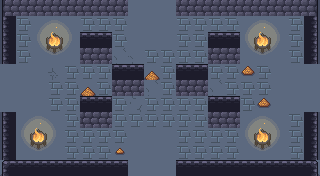

A 2D game scene composited from a Tiled map and its tileset images. What follows is a short description and the map's XML, with every tile layer's data as written:
An orthogonal 20x11 tile map with 16x16 px tiles, 6 tile layers (ground, dressing, decor, walls, ...), 5 tilesets and 12 objects (5x ENTRY, 5x ENEMY, 2x PROP).

<map version="1.10" tiledversion="1.10.2" orientation="orthogonal" renderorder="right-down" width="20" height="11" tilewidth="16" tileheight="16" infinite="0" nextlayerid="8" nextobjectid="13">
 <tileset firstgid="1" name="wall" tilewidth="16" tileheight="16" tilecount="493" columns="17">
  <image source="../../../gfx/tiles/cove/walls_floor.png" width="272" height="464" />
 </tileset>
 <tileset firstgid="494" name="cracks" tilewidth="16" tileheight="16" tilecount="120" columns="8">
  <image source="../../../gfx/tiles/cove/cracks_floor.png" width="128" height="240" />
 </tileset>
 <tileset firstgid="614" name="wallcracks" tilewidth="16" tileheight="16" tilecount="256" columns="8">
  <image source="../../../gfx/tiles/cove/cracks_walls.png" width="128" height="512" />
 </tileset>
 <tileset firstgid="870" name="objects" tilewidth="16" tileheight="16" tilecount="216" columns="24">
  <image source="../../../gfx/tiles/cove/objects.png" width="384" height="144" />
 </tileset>
 <tileset firstgid="1086" name="fire" tilewidth="16" tileheight="16" tilecount="198" columns="11">
  <image source="../../../gfx/tiles/cove/fire.png" width="176" height="288" />
  <tile id="0">
   <animation>
    <frame tileid="0" duration="150" />
    <frame tileid="33" duration="150" />
    <frame tileid="66" duration="150" />
    <frame tileid="99" duration="150" />
    <frame tileid="132" duration="150" />
    <frame tileid="165" duration="150" />
   </animation>
  </tile>
  <tile id="1">
   <animation>
    <frame tileid="1" duration="150" />
    <frame tileid="34" duration="150" />
    <frame tileid="67" duration="150" />
    <frame tileid="100" duration="150" />
    <frame tileid="133" duration="150" />
    <frame tileid="166" duration="150" />
   </animation>
  </tile>
  <tile id="2">
   <animation>
    <frame tileid="2" duration="150" />
    <frame tileid="35" duration="150" />
    <frame tileid="68" duration="150" />
    <frame tileid="101" duration="150" />
    <frame tileid="134" duration="150" />
    <frame tileid="167" duration="150" />
   </animation>
  </tile>
  <tile id="3">
   <animation>
    <frame tileid="3" duration="150" />
    <frame tileid="36" duration="150" />
    <frame tileid="69" duration="150" />
    <frame tileid="102" duration="150" />
    <frame tileid="135" duration="150" />
    <frame tileid="168" duration="150" />
   </animation>
  </tile>
  <tile id="4">
   <animation>
    <frame tileid="4" duration="150" />
    <frame tileid="37" duration="150" />
    <frame tileid="70" duration="150" />
    <frame tileid="103" duration="150" />
    <frame tileid="136" duration="150" />
    <frame tileid="169" duration="150" />
   </animation>
  </tile>
  <tile id="5">
   <animation>
    <frame tileid="5" duration="150" />
    <frame tileid="38" duration="150" />
    <frame tileid="71" duration="150" />
    <frame tileid="104" duration="150" />
    <frame tileid="137" duration="150" />
    <frame tileid="170" duration="150" />
   </animation>
  </tile>
  <tile id="6">
   <animation>
    <frame tileid="6" duration="150" />
    <frame tileid="39" duration="150" />
    <frame tileid="72" duration="150" />
    <frame tileid="105" duration="150" />
    <frame tileid="138" duration="150" />
    <frame tileid="171" duration="150" />
   </animation>
  </tile>
  <tile id="7">
   <animation>
    <frame tileid="7" duration="150" />
    <frame tileid="40" duration="150" />
    <frame tileid="73" duration="150" />
    <frame tileid="106" duration="150" />
    <frame tileid="139" duration="150" />
    <frame tileid="172" duration="150" />
   </animation>
  </tile>
  <tile id="8">
   <animation>
    <frame tileid="8" duration="150" />
    <frame tileid="41" duration="150" />
    <frame tileid="74" duration="150" />
    <frame tileid="107" duration="150" />
    <frame tileid="140" duration="150" />
    <frame tileid="173" duration="150" />
   </animation>
  </tile>
  <tile id="9">
   <animation>
    <frame tileid="9" duration="150" />
    <frame tileid="42" duration="150" />
    <frame tileid="75" duration="150" />
    <frame tileid="108" duration="150" />
    <frame tileid="141" duration="150" />
    <frame tileid="174" duration="150" />
   </animation>
  </tile>
  <tile id="10">
   <animation>
    <frame tileid="10" duration="150" />
    <frame tileid="43" duration="150" />
    <frame tileid="76" duration="150" />
    <frame tileid="109" duration="150" />
    <frame tileid="142" duration="150" />
    <frame tileid="175" duration="150" />
   </animation>
  </tile>
  <tile id="11">
   <animation>
    <frame tileid="11" duration="150" />
    <frame tileid="44" duration="150" />
    <frame tileid="77" duration="150" />
    <frame tileid="110" duration="150" />
    <frame tileid="143" duration="150" />
    <frame tileid="176" duration="150" />
   </animation>
  </tile>
  <tile id="12">
   <animation>
    <frame tileid="12" duration="150" />
    <frame tileid="45" duration="150" />
    <frame tileid="78" duration="150" />
    <frame tileid="111" duration="150" />
    <frame tileid="144" duration="150" />
    <frame tileid="177" duration="150" />
   </animation>
  </tile>
  <tile id="13">
   <animation>
    <frame tileid="13" duration="150" />
    <frame tileid="46" duration="150" />
    <frame tileid="79" duration="150" />
    <frame tileid="112" duration="150" />
    <frame tileid="145" duration="150" />
    <frame tileid="178" duration="150" />
   </animation>
  </tile>
  <tile id="14">
   <animation>
    <frame tileid="14" duration="150" />
    <frame tileid="47" duration="150" />
    <frame tileid="80" duration="150" />
    <frame tileid="113" duration="150" />
    <frame tileid="146" duration="150" />
    <frame tileid="179" duration="150" />
   </animation>
  </tile>
  <tile id="15">
   <animation>
    <frame tileid="15" duration="150" />
    <frame tileid="48" duration="150" />
    <frame tileid="81" duration="150" />
    <frame tileid="114" duration="150" />
    <frame tileid="147" duration="150" />
    <frame tileid="180" duration="150" />
   </animation>
  </tile>
  <tile id="16">
   <animation>
    <frame tileid="16" duration="150" />
    <frame tileid="49" duration="150" />
    <frame tileid="82" duration="150" />
    <frame tileid="115" duration="150" />
    <frame tileid="148" duration="150" />
    <frame tileid="181" duration="150" />
   </animation>
  </tile>
  <tile id="17">
   <animation>
    <frame tileid="17" duration="150" />
    <frame tileid="50" duration="150" />
    <frame tileid="83" duration="150" />
    <frame tileid="116" duration="150" />
    <frame tileid="149" duration="150" />
    <frame tileid="182" duration="150" />
   </animation>
  </tile>
  <tile id="18">
   <animation>
    <frame tileid="18" duration="150" />
    <frame tileid="51" duration="150" />
    <frame tileid="84" duration="150" />
    <frame tileid="117" duration="150" />
    <frame tileid="150" duration="150" />
    <frame tileid="183" duration="150" />
   </animation>
  </tile>
  <tile id="19">
   <animation>
    <frame tileid="19" duration="150" />
    <frame tileid="52" duration="150" />
    <frame tileid="85" duration="150" />
    <frame tileid="118" duration="150" />
    <frame tileid="151" duration="150" />
    <frame tileid="184" duration="150" />
   </animation>
  </tile>
  <tile id="20">
   <animation>
    <frame tileid="20" duration="150" />
    <frame tileid="53" duration="150" />
    <frame tileid="86" duration="150" />
    <frame tileid="119" duration="150" />
    <frame tileid="152" duration="150" />
    <frame tileid="185" duration="150" />
   </animation>
  </tile>
  <tile id="21">
   <animation>
    <frame tileid="21" duration="150" />
    <frame tileid="54" duration="150" />
    <frame tileid="87" duration="150" />
    <frame tileid="120" duration="150" />
    <frame tileid="153" duration="150" />
    <frame tileid="186" duration="150" />
   </animation>
  </tile>
  <tile id="22">
   <animation>
    <frame tileid="22" duration="150" />
    <frame tileid="55" duration="150" />
    <frame tileid="88" duration="150" />
    <frame tileid="121" duration="150" />
    <frame tileid="154" duration="150" />
    <frame tileid="187" duration="150" />
   </animation>
  </tile>
  <tile id="23">
   <animation>
    <frame tileid="23" duration="150" />
    <frame tileid="56" duration="150" />
    <frame tileid="89" duration="150" />
    <frame tileid="122" duration="150" />
    <frame tileid="155" duration="150" />
    <frame tileid="188" duration="150" />
   </animation>
  </tile>
  <tile id="24">
   <animation>
    <frame tileid="24" duration="150" />
    <frame tileid="57" duration="150" />
    <frame tileid="90" duration="150" />
    <frame tileid="123" duration="150" />
    <frame tileid="156" duration="150" />
    <frame tileid="189" duration="150" />
   </animation>
  </tile>
  <tile id="25">
   <animation>
    <frame tileid="25" duration="150" />
    <frame tileid="58" duration="150" />
    <frame tileid="91" duration="150" />
    <frame tileid="124" duration="150" />
    <frame tileid="157" duration="150" />
    <frame tileid="190" duration="150" />
   </animation>
  </tile>
  <tile id="26">
   <animation>
    <frame tileid="26" duration="150" />
    <frame tileid="59" duration="150" />
    <frame tileid="92" duration="150" />
    <frame tileid="125" duration="150" />
    <frame tileid="158" duration="150" />
    <frame tileid="191" duration="150" />
   </animation>
  </tile>
  <tile id="27">
   <animation>
    <frame tileid="27" duration="150" />
    <frame tileid="60" duration="150" />
    <frame tileid="93" duration="150" />
    <frame tileid="126" duration="150" />
    <frame tileid="159" duration="150" />
    <frame tileid="192" duration="150" />
   </animation>
  </tile>
  <tile id="28">
   <animation>
    <frame tileid="28" duration="150" />
    <frame tileid="61" duration="150" />
    <frame tileid="94" duration="150" />
    <frame tileid="127" duration="150" />
    <frame tileid="160" duration="150" />
    <frame tileid="193" duration="150" />
   </animation>
  </tile>
  <tile id="29">
   <animation>
    <frame tileid="29" duration="150" />
    <frame tileid="62" duration="150" />
    <frame tileid="95" duration="150" />
    <frame tileid="128" duration="150" />
    <frame tileid="161" duration="150" />
    <frame tileid="194" duration="150" />
   </animation>
  </tile>
  <tile id="30">
   <animation>
    <frame tileid="30" duration="150" />
    <frame tileid="63" duration="150" />
    <frame tileid="96" duration="150" />
    <frame tileid="129" duration="150" />
    <frame tileid="162" duration="150" />
    <frame tileid="195" duration="150" />
   </animation>
  </tile>
  <tile id="31">
   <animation>
    <frame tileid="31" duration="150" />
    <frame tileid="64" duration="150" />
    <frame tileid="97" duration="150" />
    <frame tileid="130" duration="150" />
    <frame tileid="163" duration="150" />
    <frame tileid="196" duration="150" />
   </animation>
  </tile>
  <tile id="32">
   <animation>
    <frame tileid="32" duration="150" />
    <frame tileid="65" duration="150" />
    <frame tileid="98" duration="150" />
    <frame tileid="131" duration="150" />
    <frame tileid="164" duration="150" />
    <frame tileid="197" duration="150" />
   </animation>
  </tile>
 </tileset>
 <layer id="1" name="ground" width="20" height="11">
  <data encoding="csv">
251,251,251,251,251,251,251,251,251,251,251,251,251,251,251,251,251,251,251,251,
251,251,251,251,251,251,251,251,251,251,251,251,251,251,251,251,251,251,251,251,
251,251,251,251,251,251,251,251,251,251,251,251,251,251,251,251,251,251,251,251,
251,251,251,251,251,251,251,251,251,251,251,251,251,251,251,251,251,251,251,251,
251,251,251,251,251,251,251,251,251,251,251,251,251,251,251,251,251,251,251,251,
251,251,251,251,251,251,251,251,251,251,251,251,251,251,251,251,251,251,251,251,
251,251,251,251,251,251,251,251,251,251,251,251,251,251,251,251,251,251,251,251,
251,251,251,251,251,251,251,251,251,251,251,251,251,251,251,251,251,251,251,251,
251,251,251,251,251,251,251,251,251,251,251,251,251,251,251,251,251,251,251,251,
251,251,251,251,251,251,251,251,251,251,251,251,251,251,251,251,251,251,251,251,
251,251,251,251,251,251,251,251,251,251,251,251,251,251,251,251,251,251,251,251
</data>
 </layer>
 <layer id="2" name="dressing" width="20" height="11">
  <data encoding="csv">
0,659,647,0,0,0,0,0,0,0,0,0,617,0,630,656,0,641,0,0,
0,232,1094,1095,1096,232,232,232,0,0,0,232,232,232,232,1094,1095,1096,232,0,
0,232,1105,0,1107,0,0,232,0,0,0,232,232,0,0,1105,0,1107,232,0,
0,232,1116,1117,1118,0,0,613,597,232,232,232,232,0,0,1116,1117,1118,232,0,
0,0,0,593,232,232,232,0,0,909,232,0,0,232,232,1051,232,0,0,0,
0,0,0,232,232,909,232,0,0,613,232,0,0,613,232,232,232,0,0,0,
0,0,0,232,232,0,0,232,606,232,232,232,232,0,0,232,1051,0,0,0,
0,1094,1095,1096,232,0,0,232,232,232,232,232,232,0,0,1094,1095,1096,232,0,
0,1105,0,1107,232,232,232,232,0,0,0,232,232,232,232,1105,0,1107,232,0,
0,1116,1117,1118,232,232,232,1052,0,0,0,232,232,232,232,1116,1117,1118,232,0,
0,0,0,0,0,0,0,0,0,0,0,0,0,0,0,0,0,0,0,0
</data>
 </layer>
 <layer id="3" name="decor" width="20" height="11">
  <data encoding="csv">
0,0,0,0,0,0,0,0,0,0,0,0,0,0,0,0,0,0,0,0,
0,0,0,0,0,0,0,0,0,0,0,0,0,0,0,0,0,0,0,0,
0,0,0,0,0,0,0,0,0,0,0,0,0,0,0,0,0,0,0,0,
0,0,0,0,0,0,0,0,0,0,0,0,0,0,0,0,0,0,0,0,
0,0,0,0,0,0,0,0,0,0,0,0,0,0,0,0,0,0,0,0,
0,0,0,0,0,0,0,0,0,0,0,0,0,0,0,0,0,0,0,0,
0,0,0,0,0,0,0,0,0,0,0,0,0,0,0,0,0,0,0,0,
0,0,0,0,0,0,0,0,0,0,0,0,0,0,0,0,0,0,0,0,
0,0,0,0,0,0,0,0,0,0,0,0,0,0,0,0,0,0,0,0,
0,0,0,0,0,0,0,0,0,0,0,0,0,0,0,0,0,0,0,0,
0,0,0,0,0,0,0,0,0,0,0,0,0,0,0,0,0,0,0,0
</data>
 </layer>
 <layer id="4" name="walls" width="20" height="11">
  <data encoding="csv">
70,71,71,71,71,71,71,71,0,0,0,71,71,71,71,71,71,71,71,72,
36,0,0,0,0,0,0,0,0,0,0,0,0,0,0,0,0,0,0,38,
36,0,0,0,0,0,0,0,0,0,0,0,0,0,0,0,0,0,0,38,
36,0,0,0,0,0,0,0,0,0,0,0,0,0,0,0,0,0,0,38,
0,0,0,0,0,0,0,0,0,0,0,0,0,0,0,0,0,0,0,0,
0,0,0,0,0,0,0,0,0,0,0,0,0,0,0,0,0,0,0,0,
0,0,0,0,0,0,0,0,0,0,0,0,0,0,0,0,0,0,0,0,
36,0,0,0,0,0,0,0,0,0,0,0,0,0,0,0,0,0,0,38,
36,0,0,0,0,0,0,0,0,0,0,0,0,0,0,0,0,0,0,38,
36,0,0,0,0,0,0,0,0,0,0,0,0,0,0,0,0,0,0,38,
19,20,20,20,20,20,20,20,0,0,0,20,20,20,20,20,20,20,20,21
</data>
 </layer>
 <layer id="5" name="props" width="20" height="11">
  <data encoding="csv">
0,0,0,0,0,0,0,0,0,0,0,0,0,0,0,0,0,0,0,0,
0,0,0,0,0,0,0,0,0,0,0,0,0,0,0,0,0,0,0,0,
0,0,0,1106,0,20,20,0,0,0,0,0,0,20,20,0,1106,0,0,0,
0,0,0,0,0,71,71,0,0,0,0,0,0,71,71,0,0,0,0,0,
0,0,0,0,0,0,0,20,20,0,0,20,20,0,0,0,0,0,0,0,
0,0,0,0,0,0,0,71,71,0,0,71,71,0,0,0,0,0,0,0,
0,0,0,0,0,20,20,0,0,0,0,0,0,20,20,0,0,0,0,0,
0,0,0,0,0,71,71,0,0,0,0,0,0,71,71,0,0,0,0,0,
0,0,1106,0,0,0,0,0,0,0,0,0,0,0,0,0,1106,0,0,0,
0,0,0,0,0,0,0,0,0,0,0,0,0,0,0,0,0,0,0,0,
0,0,0,0,0,0,0,0,0,0,0,0,0,0,0,0,0,0,0,0
</data>
 </layer>
 <layer id="6" name="overhead" width="20" height="11">
  <data encoding="csv">
0,0,0,0,0,0,0,0,0,0,0,0,0,0,0,0,0,0,0,0,
0,0,0,0,0,0,0,0,0,0,0,0,0,0,0,0,0,0,0,0,
0,0,0,0,0,0,0,0,0,0,0,0,0,0,0,0,0,0,0,0,
0,0,0,0,0,0,0,0,0,0,0,0,0,0,0,0,0,0,0,0,
0,0,0,0,0,0,0,0,0,0,0,0,0,0,0,0,0,0,0,0,
0,0,0,0,0,0,0,0,0,0,0,0,0,0,0,0,0,0,0,0,
0,0,0,0,0,0,0,0,0,0,0,0,0,0,0,0,0,0,0,0,
0,0,0,0,0,0,0,0,0,0,0,0,0,0,0,0,0,0,0,0,
0,0,0,0,0,0,0,0,0,0,0,0,0,0,0,0,0,0,0,0,
0,0,0,0,0,0,0,0,0,0,0,0,0,0,0,0,0,0,0,0,
0,0,0,0,0,0,0,0,0,0,0,0,0,0,0,0,0,0,0,0
</data>
 </layer>
 <objectgroup id="7" name="spawns">
  <object id="1" name="UP" type="ENTRY" x="152" y="24" />
  <object id="2" name="DOWN" type="ENTRY" x="152" y="152" />
  <object id="3" name="LEFT" type="ENTRY" x="24" y="88" />
  <object id="4" name="RIGHT" type="ENTRY" x="296" y="88" />
  <object id="5" name="" type="ENTRY" x="168" y="88" />
  <object id="6" name="" type="ENEMY" x="152" y="56" />
  <object id="7" name="" type="ENEMY" x="72" y="56" />
  <object id="8" name="" type="ENEMY" x="104" y="88" />
  <object id="9" name="" type="ENEMY" x="248" y="120" />
  <object id="10" name="" type="ENEMY" x="200" y="104" />
  <object id="11" name="torch" type="PROP" x="56" y="168" />
  <object id="12" name="torch" type="PROP" x="264" y="168" />
 </objectgroup>
</map>
